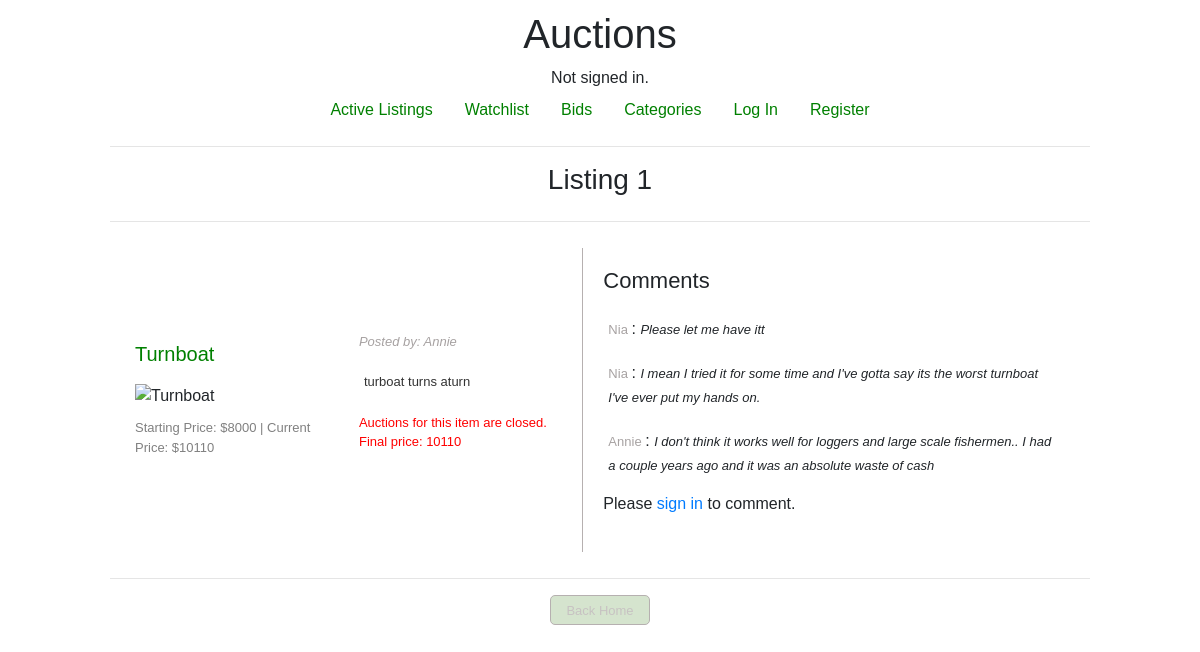
/listing/1, run on the app's committed database.
### auctions/models.py (models this page shows, shortened)
class Listing(models.Model):
    name = models.CharField(max_length=20)
    description = models.TextField(default="")
    category = models.CharField(max_length=20, null=True)
    image = models.CharField(max_length=100, null=True)
    starting_price = models.IntegerField()
    current_price = models.IntegerField(null=True)
    posted_by = models.ForeignKey(User, on_delete=models.CASCADE, default='')
    bidding = models.BooleanField(default=True)

class User(AbstractUser):
    pass

class Comment(models.Model):
    remark = models.CharField(null=True, max_length= 200)
    user = models.ForeignKey(User, on_delete=models.CASCADE)
    listing = models.ForeignKey(Listing, on_delete=models.CASCADE)
    time = models.DateTimeField(default=timezone.now)

### auctions/views.py (the view)
# urls.py: path("listing/<int:id>", views.listing, name="listing"),
def listing(request, id):
    item = Listing.objects.get(id = id)
    comments = Comment.objects.filter(listing = item)
    all = Bid.objects.filter(listing = item)
    pricenow = item.current_price
    winner = all.filter(amount = pricenow).first()
    if not winner:
        winnerID = None
    else:
        winnerID = winner.user.id
    return render(request, "auctions/listing.html", {
        "item":item,
        "comments": comments.order_by('-id'),
        "winner": winnerID
    })

### auctions/templates/auctions/listing.html (shortened to what this page needs)
{% extends "auctions/layout.html" %}
{% block body %}
<h3>Listing {{ item.id }}</h3>
<hr>
<div class="one_listing">
    <div class="right">
        <h3 style="font-size: 20px; color: green">{{ item.name }}</h3>
        <img src="{{item.image}}" alt="{{ item.name}}">
        <span style="font-size: small; color: grey;">Starting Price: ${{ item.starting_price}} | Current Price: ${{ item.current_price}}</span>
    </div>
    <div class="middle">
        <p style="font-size: small; color: rgb(167, 162, 162); font-style: italic;">Posted by: {{ item.posted_by.username}}</p>
        <p style="font-size: 13px; padding: 5px; color: #333333 ">{{ item.description }}</p>
        <div class="sub-middle">
        {% if not item.bidding %}
            <p style="font-size: small; color: red;">Auctions for this item are closed. Final price: {{ item.current_price }}</p>
        {% endif%}
        </div>
    </div>
    <div class="left">
        <h4 style="font-size: 22px;">Comments</h4>
        {% for comment in comments %}
            <div class="comment"><span style="font-size: small; color: rgb(167, 162, 162)">{{ comment.user.username}} </span>: <span style="font-size: small; font-style: italic;">{{ comment.remark}}</span>
            </div>
        {% endfor%}
    {% if user.is_authenticated %}
        <form action = "{% url 'comment' %}" method="post">
            {% csrf_token %}
            <input type="text" placeholder="Comment here" name="remark" required>
            <input type="hidden" name="poster" value="{{ user.id }}">
            <input type="hidden" name="listing" value="{{ item.id}}">
            <button type="submit" name="comment" value="add">Post </button>
        </form>
    {% else %}
        <p>Please <a href="{% url 'login' %}"> sign in </a> to comment.</p>
    {% endif %}
    </div>
</div>
<hr>
    <button><a href="{% url 'index' %}">Back Home</a></button>
{% endblock body %}

### auctions/static/auctions/styles.css (style rules this page uses)
.one_listing { display: flex; flex-direction: row; gap: 10px; padding: 10px; width: 100%; justify-content: center; align-items: center; }
.right, .left { display: flex; flex-direction: column; gap: 10px; padding: 10px; }
.right, .middle { width: 30%; margin: 5px; }
.left { width: 70%; border-left: solid 0.5px rgb(182, 176, 176); padding: 20px }
button { padding: 5px; border-radius: 5px; border: solid 0.5px rgb(182, 176, 176); background-color: rgb(213, 228, 206); width: 100px; height: 30px; font-size: small; }
.comment { padding: 5px; }
.sub-middle { display: flex; flex-direction: row; gap: 10px; }
hr { width: 100%; }
button a { color: rgb(199, 194, 194); text-decoration: none; }

### data on the page
Listing: id "1", name "Turnboat", starting_price "8000", current_price "10110", posted_by.username "Annie", description "turboat turns aturn"
Comment: user.username "Nia", remark "Please let me have itt"
Comment: user.username "Nia", remark "I mean I tried it for some time and I've gotta say its the worst turnboat I've ever put my hands on."
Comment: user.username "Annie", remark "I don't think it works well for loggers and large scale fishermen.. I had a couple years ago and it was an absolute waste of cash"
